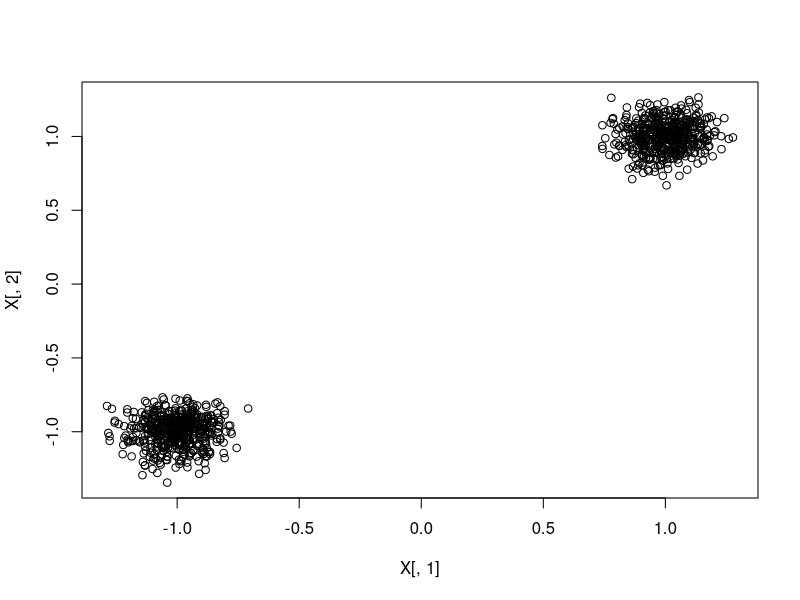
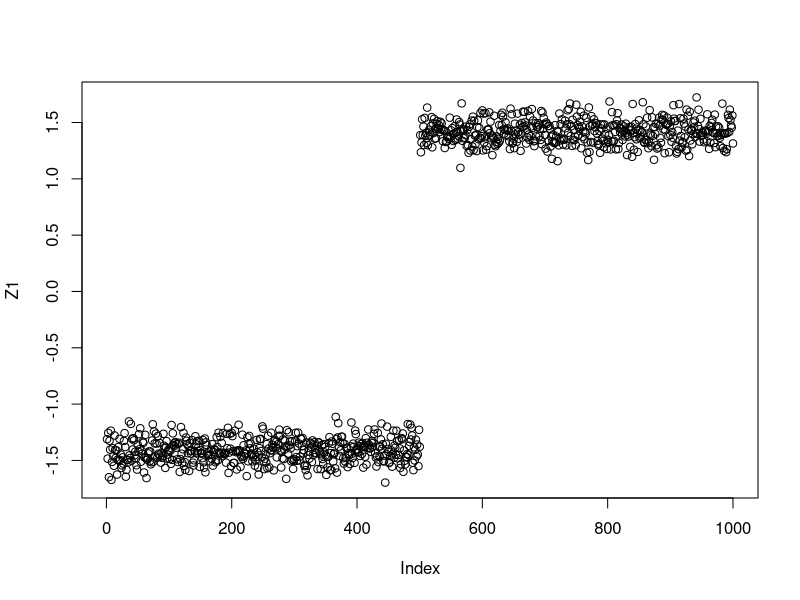

Write the R code that produced these figures, in order.
n <- 500
N <- 2*n
mu <- c(1,1)
sigma <- 0.1
X1 <- cbind(rnorm(n, sd = sigma) + mu[1], rnorm(n, sd = sigma) + mu[2])
X2 <- cbind(rnorm(n, sd = sigma) - mu[1], rnorm(n, sd = sigma) - mu[2])
X <- rbind(X1, X2)
plot(X[,1], X[,2])
colMeans(X)


Sigmahat <- crossprod(X)/N
eigSigmahat <- eigen(Sigmahat)
eigSigmahat$values
v1 <- eigSigmahat$vectors[,1]
Z1 <- X %*% v1
plot(Z1)
